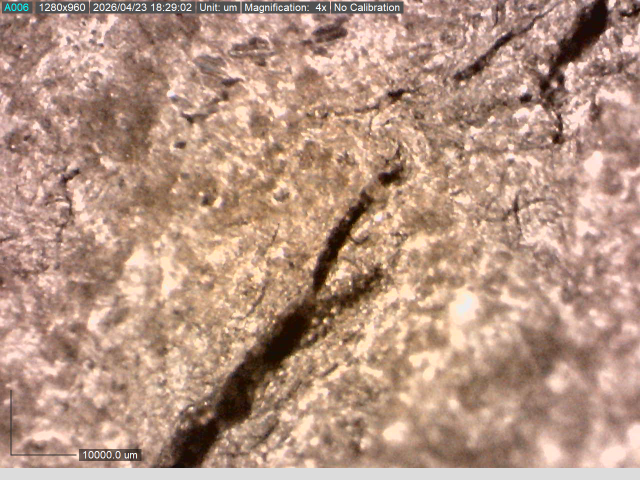
#> input picture images/aa-05.tif, 1280 x 960 px, found by its file name (shown at 1/2 size)
$ python pyramid_matched_filter_ccd.py   (older library calls are emulated)
#> lines starting #> are read from the running program, lines starting #| are printed output that depends on the picture; after the words box and inside, x2 and y2 are one past the last pixel; in counts of white or black regions, pixels touching at a corner belong together
import cv2
import numpy as np
import matplotlib.pyplot as plt

image_names = [
    "aa-05.tif",
    "aa-06.tif",
    "aa-07.tif",
    "aa-08.tif",
    "aa-09.tif",
]


def generate_kernels(
    sigma: float = 2.0, L: int = 9, angle_step: int = 15
) -> list[np.ndarray]:
    """
    Generates the zero-mean Gaussian matched filter kernels based on Eq 3-6.
    """
#> called with sigma = 3, L = 18, angle_step = 15
    templates = []

    half_x = int(np.ceil(3 * sigma))
    half_y = int(np.ceil(L / 2))
    grid_size = max(half_x, half_y) + 2

    y, x = np.mgrid[-grid_size : grid_size + 1, -grid_size : grid_size + 1]

    for angle in range(0, 180, angle_step):
        theta = np.deg2rad(angle)

        x_rot = x * np.cos(theta) - y * np.sin(theta)
        y_rot = x * np.sin(theta) + y * np.cos(theta)

        mask = (np.abs(x_rot) <= 3 * sigma) & (np.abs(y_rot) <= L / 2)

        kernel = np.zeros_like(x, dtype=np.float32)
        kernel[mask] = -np.exp(-(x_rot[mask] ** 2) / (2 * sigma**2))

        mean_val = np.mean(kernel[mask])
        kernel[mask] = kernel[mask] - mean_val

        templates.append(kernel)

    return templates


def apply_matched_filter_pyramid(
    image_path: str,
    templates: list[np.ndarray],
    levels: int = 3,
    threshold: float = 0.50,
):
    """
    Applies the matched filter across a Gaussian pyramid to detect cracks of varying
    widths. Returns the binary image, global max response, and a list of intermediate
    step dictionaries for visualization.
    """
    img = cv2.imread(f"images/{image_path}", cv2.IMREAD_GRAYSCALE)
    if img is None:
        print(f"Warning: Could not load {image_path}. Skipping.")
        return None, None, None

    img_blur = cv2.blur(img, (5, 5)).astype(np.float32)
    original_shape = img_blur.shape

    global_max_response = np.zeros(original_shape, dtype=np.float32)
    current_img = img_blur

    # List to store our intermediate states for plotting
    step_history = []

    for level in range(levels):
        level_max = np.zeros_like(current_img)
        for kernel in templates:
            response = cv2.filter2D(current_img, cv2.CV_32F, kernel)
            level_max = np.maximum(level_max, response)

        if level > 0:
            level_max_upsampled = cv2.resize(
                level_max,
                (original_shape[1], original_shape[0]),
                interpolation=cv2.INTER_LINEAR,
            )
        else:
            level_max_upsampled = level_max

        # Store copies of the arrays as they exist right now
        step_history.append(
            {
                "level": level,
                "image": current_img.copy(),
                "response": level_max.copy(),
                "upsampled": level_max_upsampled.copy(),
            }
        )

        global_max_response = np.maximum(global_max_response, level_max_upsampled)

        current_img = cv2.pyrDown(current_img)

    min_val = np.min(global_max_response)
    max_val = np.max(global_max_response)

    if max_val > min_val:
        normalized_response = (global_max_response - min_val) / (max_val - min_val)
    else:
        normalized_response = np.zeros_like(global_max_response)

    _, binary_crack = cv2.threshold(
        normalized_response, threshold, 1.0, cv2.THRESH_BINARY
    )

    return (binary_crack * 255).astype(np.uint8), global_max_response, step_history


def ccd(binary_image, min_size=50):
    """
    Remove noise by filtering small connected components.
    """
    num_lables, labels = cv2.connectedComponents(binary_image)

    cleaned = np.zeros_like(binary_image)
    for label in range(1, num_lables):
        component_mask = labels == label
        if np.sum(component_mask) >= min_size:
            cleaned[component_mask] = 255

    return cleaned


def setup_plot(image_name: str, templates: list[np.ndarray]) -> None:
    """Processes the image and plots a grid showing every step of the pyramid."""
    result_img, global_max, step_history = apply_matched_filter_pyramid(
        image_name, templates, levels=3
    )

    assert (
        result_img is not None and global_max is not None and step_history is not None
    )

    cleaned = ccd(result_img, 100)

    orig = cv2.imread(f"images/{image_name}", cv2.IMREAD_COLOR_RGB)
    assert orig is not None
    orig[cleaned == 255] = [255, 0, 0]  # red

    # Determine the number of rows needed
    num_levels = len(step_history)
    _, axes = plt.subplots(num_levels + 1, 3, figsize=(15, 3 * (num_levels + 1)))

    # Plot each level's intermediate steps
    for i, step in enumerate(step_history):
        axes[i, 0].imshow(step["image"], cmap="gray")
        axes[i, 0].set_title(f"Level {step['level']} - Scaled Image")
        axes[i, 0].axis("off")

        axes[i, 1].imshow(step["response"], cmap="gray")
        axes[i, 1].set_title(f"Level {step['level']} - Raw Response")
        axes[i, 1].axis("off")

        axes[i, 2].imshow(step["upsampled"], cmap="gray")
        axes[i, 2].set_title(f"Level {step['level']} - Upsampled to Original")
        axes[i, 2].axis("off")

    # Plot the final combined results on the bottom row
    axes[num_levels, 0].imshow(orig, cmap="gray")
    axes[num_levels, 0].set_title("Original Image")
    axes[num_levels, 0].axis("off")

    axes[num_levels, 1].imshow(global_max, cmap="gray")
    axes[num_levels, 1].set_title("Global Max Response (Combined)")
    axes[num_levels, 1].axis("off")

    axes[num_levels, 2].imshow(cleaned, cmap="gray")
    axes[num_levels, 2].set_title("Final Thresholded Output")
    axes[num_levels, 2].axis("off")

    plt.tight_layout()
    plt.savefig(f"figures/matched-filter/{image_name}_Pyramid.png")


if __name__ == "__main__":
    assert image_names is not None, "image_names is not instantiated."
    assert len(image_names) > 0, "No image names were provided"
    assert len(image_names) <= 5, "Please limit the number of images to 5"

    # Generate the 12 templates (0 to 165 degrees at 15-degree increments)
    templates = generate_kernels(sigma=3.0, L=18, angle_step=15)

    for filename in image_names:
        setup_plot(filename, templates)
#> after the loop in apply_matched_filter_pyramid, `for level in range(levels):`:
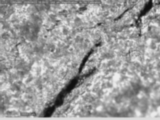
#> current_img: shape (120, 160) float32; min 16, max 238, mean 156.2
#> after the loop in apply_matched_filter_pyramid, `for level in range(levels):`:
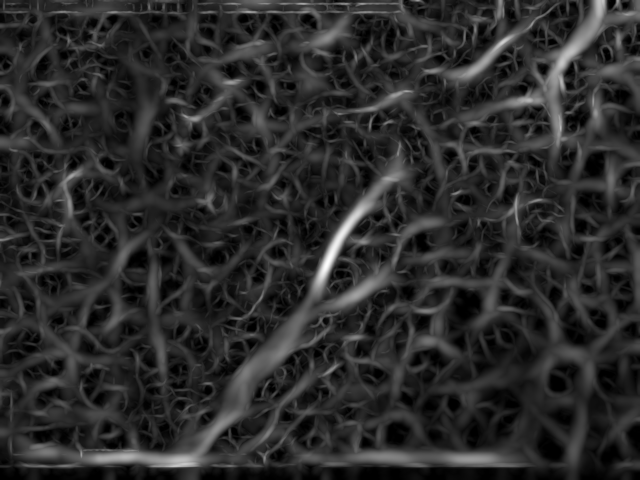
#> global_max_response: shape (960, 1280) float32 (shown at 1/2 size); min 0, max 6817.6, mean 1167.5; drawn with min black and max white
#> after the loop in apply_matched_filter_pyramid, `for level in range(levels):`:
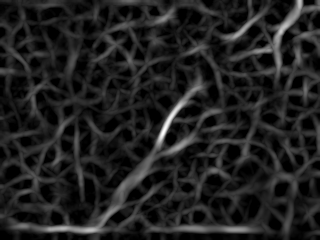
#> level_max: shape (240, 320) float32; min 0, max 6867.6, mean 894.5; drawn with min black and max white
#> after the loop in apply_matched_filter_pyramid, `for level in range(levels):`: step_history = 3 items
#> in apply_matched_filter_pyramid, `min_val = np.min(global_max_response)`: min_val = 0
#> in apply_matched_filter_pyramid, `max_val = np.max(global_max_response)`: max_val = 6817.6
#> in apply_matched_filter_pyramid, `_, binary_crack = cv2.threshold( normalized_response, threshold, 1.0, ..`:
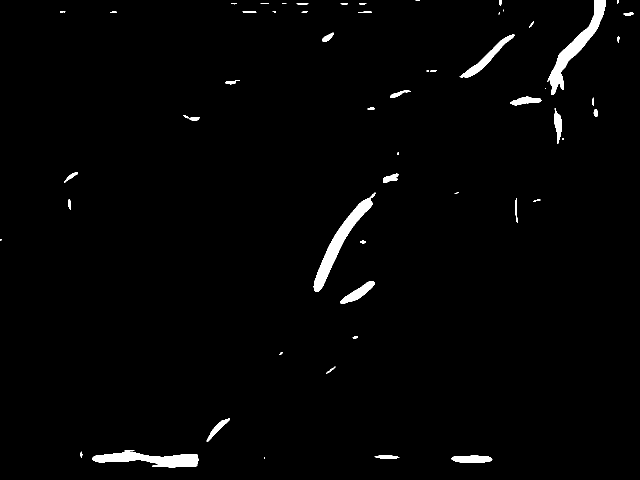
#> binary_crack: shape (960, 1280) float32 (shown at 1/2 size); values 0 (black) and 1 (white), 1.7% white; 58 white regions (13 under 20 px), largest, box (x1, y1, x2, y2) and area: (1094, 0, 1211, 190) 4467, (627, 385, 751, 583) 4465, (184, 905, 398, 935) 3805
#> in setup_plot, `result_img, global_max, step_history = apply_matched_filter_pyramid( i..`: step_history = 3 items
#> in ccd, `num_lables, labels = cv2.connectedComponents(binary_image)`:
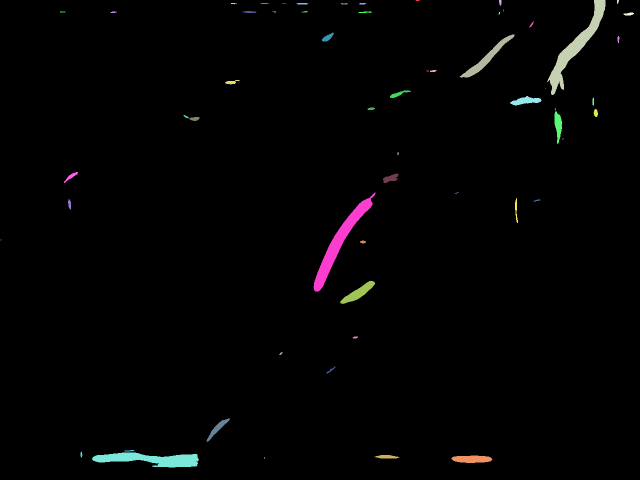
#> labels: shape (960, 1280) int32 (shown at 1/2 size); 59 distinct labels, from 0 to 58; one colour per label, 0 black
#> in ccd, `num_lables, labels = cv2.connectedComponents(binary_image)`: num_lables = 59
#> in setup_plot, `orig[cleaned == 255] = [255, 0, 0]`:
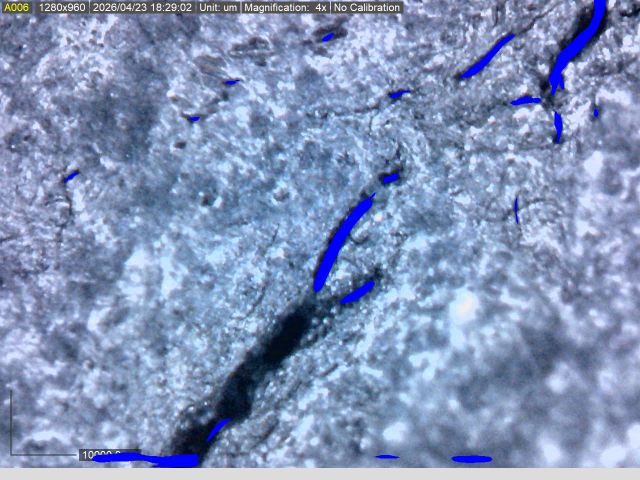
#> orig: shape (960, 1280, 3) (shown at 1/2 size); mean B, G, R 185, 147.9, 129.9
#> in setup_plot, `num_levels = len(step_history)`: num_levels = 3
#> the loop in setup_plot, `for i, step in enumerate(step_history):` made 3 passes
#> in setup_plot, `plt.savefig(f"figures/matched-filter/{image_name}_Pyramid.png")`:
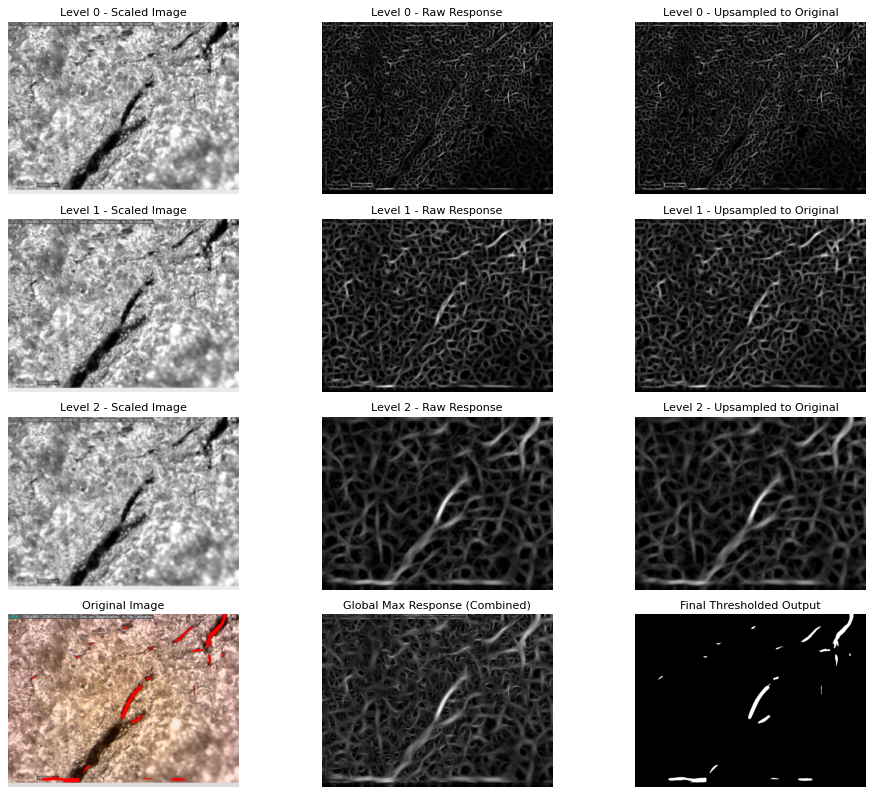
#> figure drawn by matplotlib, 12 panels; B, G, R data is drawn as R, G, B
#> pass 2 of the loop `for filename in image_names:`:
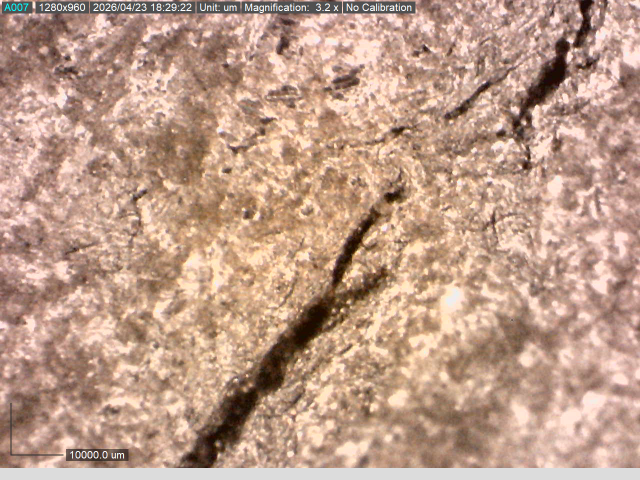
#> input picture images/aa-06.tif, 1280 x 960 px, found by its file name (shown at 1/2 size)
#> max_val = 6723.8
#> binary_crack: shape (960, 1280) float32; values 0 (black) and 1 (white), 2% white; 78 white regions (36 under 20 px), largest, box (x1, y1, x2, y2) and area: (459, 609, 654, 864) 5202, (1033, 74, 1131, 339) 4915, (667, 387, 801, 576) 3814
#> in ccd (call 2), `num_lables, labels = cv2.connectedComponents(binary_image)`:
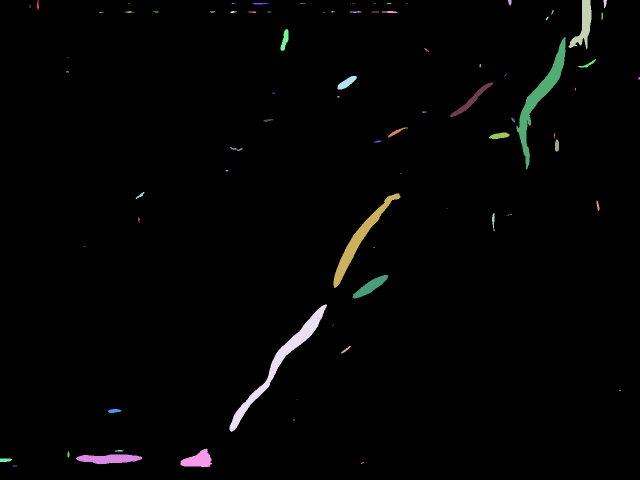
#> labels: shape (960, 1280) int32 (shown at 1/2 size); 79 distinct labels, from 0 to 78; one colour per label, 0 black
#> num_lables = 79
#> the loop in setup_plot (call 2), `for i, step in enumerate(step_history):` made 3 passes
#> in setup_plot (call 2), `plt.savefig(f"figures/matched-filter/{image_name}_Pyramid.png")`:
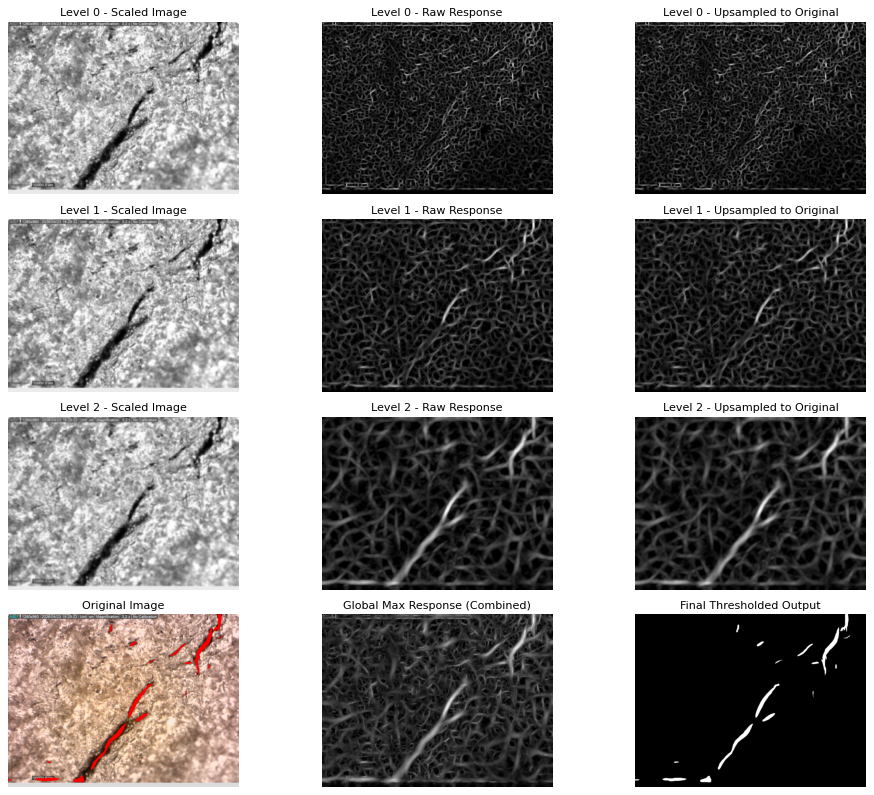
#> figure drawn by matplotlib, 12 panels; B, G, R data is drawn as R, G, B
#> pass 3 of the loop `for filename in image_names:`:
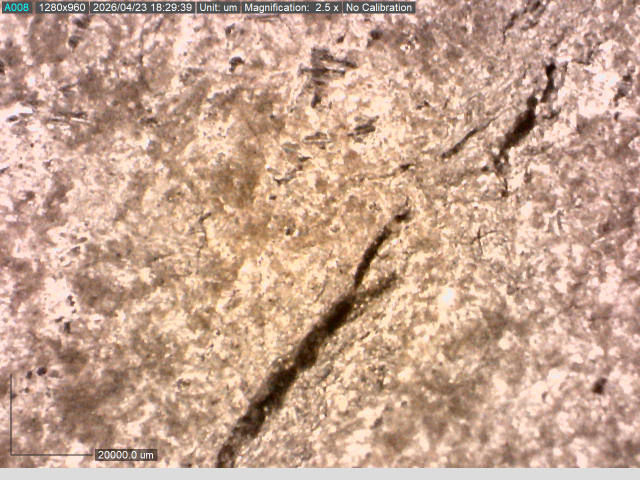
#> input picture images/aa-07.tif, 1280 x 960 px, found by its file name (shown at 1/2 size)
#> in apply_matched_filter_pyramid (call 3), `img = cv2.imread(f"images/{image_path}", cv2.IMREAD_GRAYSCALE)`:
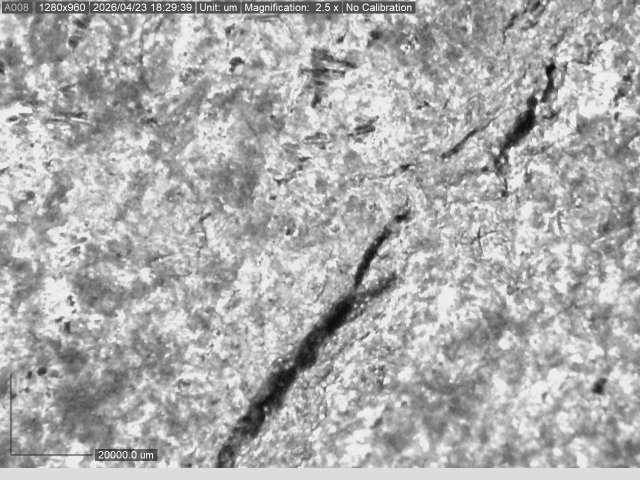
#> img: shape (960, 1280) (shown at 1/2 size); min 8, max 255, mean 172.1
#> the loop in apply_matched_filter_pyramid (call 3), `for level in range(levels):` made 3 passes
#> pass 1, in apply_matched_filter_pyramid (call 3), `global_max_response = np.maximum(global_max_response, level_max_upsamp..`:
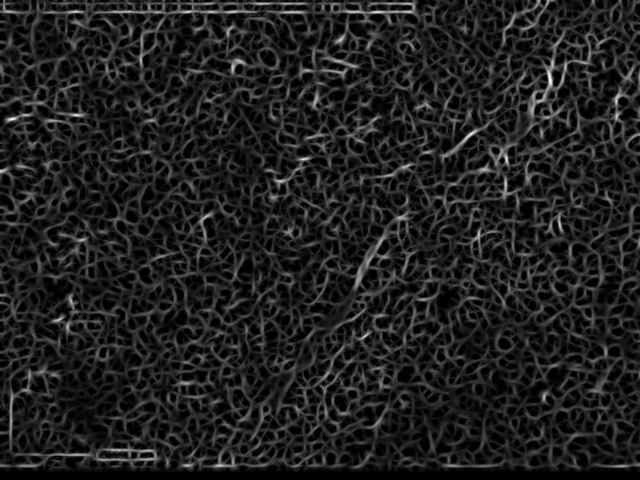
#> global_max_response: shape (960, 1280) float32 (shown at 1/2 size); min 0, max 5215.7, mean 650.4; drawn with min black and max white
#> max_val = 6628.6
#> (the run stopped early here; a loop or call above may not have finished)
